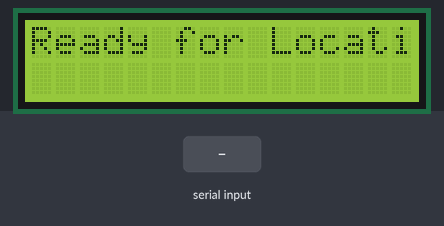
The sketch below on a simulated Arduino Uno, built with avr-gcc and run on an emulated ATmega328P. On the bench: 16×2 character LCD. Inputs (shaded band) come from the test bench. What the sketch prints to the serial monitor is not drawn.

Above: at 1.2 s.
1.3 s: "90,45\n" received over Serial
At 2.4 s:
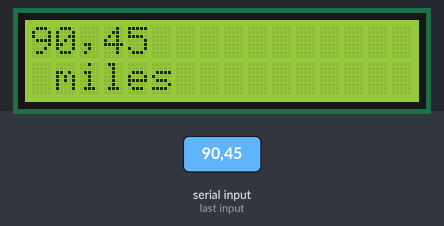
2.8 s: "1,90,45\n" received over Serial
At 3.7 s:
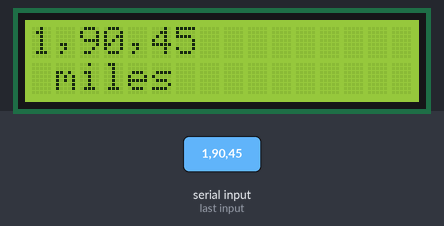
Timing chart, 0 to 5.8 s (numbered marks = the images above; inputs shaded):
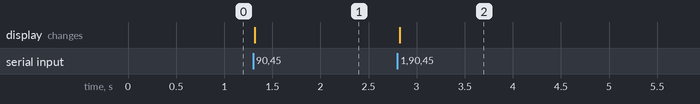

The sketch:

Raspi_and_Stepper.ino
```cpp
// NOTE: must add limit switch to zero stepper motor @ startup

/* Inputs distance and direction data from Raspberry Pi and writes to a stepper motor, turning it toward
   the location
*/


#include <AFMotor.h>
#include <Stepper.h> // include step motor library
#include <LiquidCrystal.h>  // include library for LCD display

const int stepsPerRevolution = 200; // change this to match the stepper motor we use
boolean newBuffer = false; // did new info come from Python?
String buffer;  // string built from serial
String place; // strings for Python input
String distance;
String angle;

Stepper motor(stepsPerRevolution, 8, 9, 10, 11);  // create stepper object to control a motor
// initialize the library with the numbers of the interface pins
LiquidCrystal lcd(13, 12, 5, 4, 3, 2);

void setup()
{
  Serial.begin(9600);
  motor.setSpeed(30); // speed set in rpm
  lcd.begin(16, 2);
  lcd.print("Ready for Location");
}


void loop()
{
  while (Serial.available()>0) {
    char ch = Serial.read();
    buffer += ch;
    newBuffer = true;
    delay(2); // pause to minimize noise
  }
  // If there's a new input, change the stuff
  if (newBuffer) {
    place = getSubString(buffer, ':', 0);
    distance = getSubString(buffer, ':', 1);
    angle = getSubString(buffer, ':', 2);

    char carray[distance.length() + 1];
    distance.toCharArray(carray, sizeof(carray));
    float distanceVal = atof(carray);
    char carray2[angle.length() + 1];
    angle.toCharArray(carray2, sizeof(carray));
    float angleVal = atof(carray2);

    Serial.println(place);
    Serial.println(distanceVal);
    Serial.println(angleVal);
    displayPost(place, distance);
    float adjusted_angle = (angleVal/360)*200;
    motor.step(adjusted_angle);
    newBuffer = false;
    buffer = "";
  }
}

void displayPost(String name, String dist) {
  lcd.clear();
  lcd.setCursor(0, 0);
  lcd.print(name);
  lcd.setCursor(0, 1);
  lcd.print(dist);
  lcd.print(" miles");
}


String getSubString(String data, char separator, int index)
{
 int found = 0;
  int strIndex[] = {0, -1  };
  int maxIndex = data.length()-1;
  for(int i=0; i<=maxIndex && found<=index; i++){
  if(data.charAt(i)==separator || i==maxIndex){
  found++;
  strIndex[0] = strIndex[1]+1;
  strIndex[1] = (i == maxIndex) ? i+1 : i;
  }
 }
  return found>index ? data.substring(strIndex[0], strIndex[1]) : "";
}
```

Measured:
- after the input at 1.3 s, the display: changes at once (image 1)
- after the input at 2.8 s, the display: changes at once (image 2)
